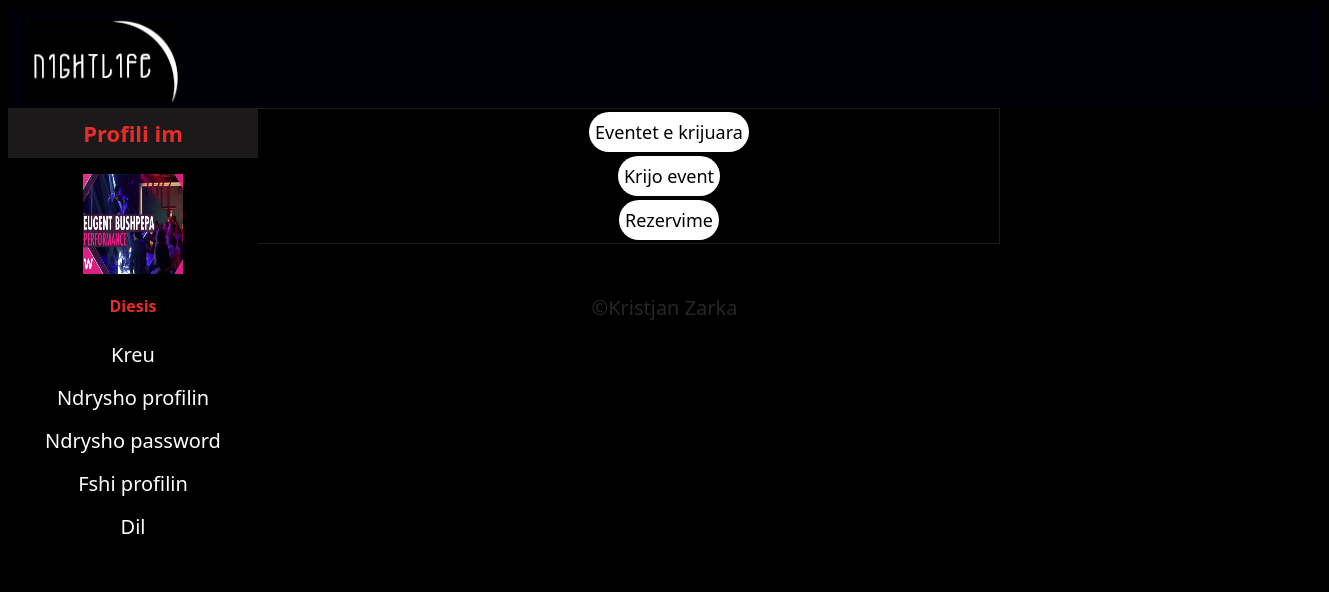
The page /myaccount.php?home (signed in) on the database its author committed.
### tables this page shows
CREATE TABLE `biznes` (
  `id` int(11) UNSIGNED NOT NULL,
  `name` varchar(30) NOT NULL,
  `username` varchar(50) NOT NULL,
  `password` varchar(50) NOT NULL,
  `email` varchar(50) NOT NULL,
  `phone` tinytext NOT NULL,
  `image` text NOT NULL
);

### myaccount.php (the view, shortened to what this page needs)
<!DOCTYPE html>
<?php
    include("functions/functions.php");
    if(!isset($_SESSION['user'])){
        echo "<script>window.open('login.php','_self')</script>";
    }else{
?>
<html lang="en">
<head>
    <link rel="stylesheet" href="styles/style.css" media="all">
</head>
<body>
    <div class="wrapper">
        <div class="header-wrapper">
            <a href="index.php"><img src="images/pic1.png" alt="" id="logo"></a>
        </div>
        <div id="sidebar">
            <div id="sidebar-title">Profili im
            </div>
            <ul id="cats">
                <?php
                    $perdorues = $_SESSION['user'];
                    $merr_imazh = "select * from biznes where username='$perdorues'";
                    $ekzekuto_merr_imazh = mysqli_query($con, $merr_imazh);
                    $rresht_imazh = mysqli_fetch_array($ekzekuto_merr_imazh);
                    $imazh = $rresht_imazh['image'];
                    $emer = $rresht_imazh['name'];
                    echo "<p style='text-align:center'><img src='images/$imazh' width='100' height='100'></p>";
                    echo "<p style='text-align:center'><b>$emer</b></p>";
                ?>
                <li><a href="myaccount.php?home">Kreu</a></li>
                <li><a href="myaccount.php?edit_account">Ndrysho profilin</a></li>
                <li><a href="myaccount.php?ndryshopassword">Ndrysho password</a></li>
                <li><a href="myaccount.php?fshiaccount">Fshi profilin</a></li>
                <li><a href="logout.php">Dil</a></li>
            </ul>
        </div>
        <div class="content-area">
            <div id="events_box">
                <?php
                    if(isset($_GET['home'])){
                        include("home.php");
                    }
                ?>
            </div>
        </div>
        <div id="footer">
            <p>&copy;Kristjan Zarka</p>
        </div>
    </div>
</body>
</html>
                <?php }?>

### styles/style.css (style rules this page uses)
body { background: rgb(0, 0, 0); }
* { font-family: 'Segoe UI', Tahoma, Geneva, Verdana, sans-serif; }
a { color: #e92c2a; text-decoration: none; }
.wrapper { width: auto; height: auto; margin: auto; background:rgb(0, 0, 0); }
.header-wrapper { width: auto; height: 100px; margin: auto; background: rgb(0, 0, 8); }
#logo { padding-top: 10px; padding-left: 20px; padding-right: 100px; border: none; }
.content-area { height:auto; float: left; background:rgb(0, 0, 0); }
#sidebar { width: 250px; background: rgb(0, 0, 0); position: absolute; float: left; }
#footer { width: auto; padding: 20px; background: none; clear: both; text-align: center; font-size: 20px; color:rgb(39, 37, 37); position: relative; bottom: 0; }
#sidebar-title { font-size: 22px; padding: 10px; }
#cats { padding: 0; }
#cats li { list-style: none; margin: 0px; }
#cats a { display: block; color: white; padding: 8px; margin: 0px; text-align: center; font-size: 20px; text-decoration: none; }
#cats b { color:#e92c2a; }
#sidebar-title { font-weight: bolder; color: #e92c2a; background: rgb(27, 25, 25); text-align: center; }
#events_box { width: 980px; align-items: center; align-content: center; margin-left: 10px; margin-bottom: 10px; border: 1px solid rgb(27, 25, 25); color: white; }

### rows shown on the page
biznes: image (picture), name "Diesis"
